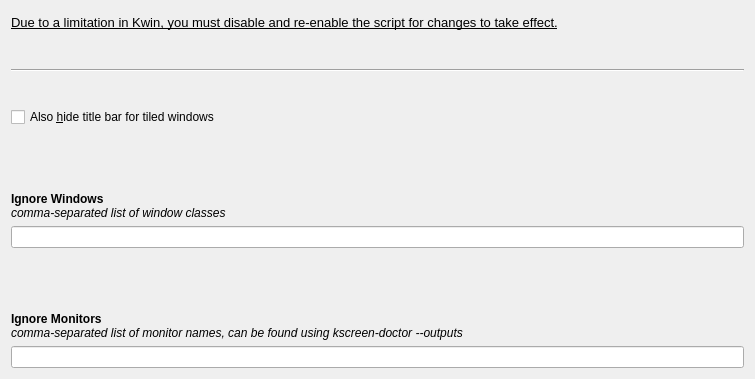
<?xml version="1.0" encoding="UTF-8"?>
<ui version="4.0">
 <class>Form</class>
 <widget class="QWidget" name="Form">
  <property name="geometry">
   <rect>
    <x>0</x>
    <y>0</y>
    <width>755</width>
    <height>379</height>
   </rect>
  </property>
  <property name="minimumSize">
   <size>
    <width>0</width>
    <height>142</height>
   </size>
  </property>
  <property name="windowTitle">
   <string>Form</string>
  </property>
  <layout class="QVBoxLayout" name="verticalLayout">
   <item>
    <widget class="QLabel" name="label_save_notice">
     <property name="font">
      <font>
       <pointsize>11</pointsize>
       <bold>true</bold>
      </font>
     </property>
     <property name="text">
      <string>&lt;html&gt;&lt;head/&gt;&lt;body&gt;&lt;p&gt;&lt;span style=&quot; font-size:10pt; font-weight:400; text-decoration: underline;&quot;&gt;Due to a limitation in Kwin, you must disable and re-enable the script for changes to take effect.&lt;/span&gt;&lt;/p&gt;&lt;/body&gt;&lt;/html&gt;</string>
     </property>
    </widget>
   </item>
   <item>
    <widget class="KSeparator" name="kseparator_6"/>
   </item>
   <item>
    <widget class="Line" name="line">
     <property name="orientation">
      <enum>Qt::Orientation::Horizontal</enum>
     </property>
    </widget>
   </item>
   <item>
    <widget class="KSeparator" name="kseparator_5"/>
   </item>
   <item>
    <widget class="QCheckBox" name="kcfg_shouldHideTiled">
     <property name="text">
      <string>Also &amp;hide title bar for tiled windows</string>
     </property>
    </widget>
   </item>
   <item>
    <widget class="KSeparator" name="kseparator_2"/>
   </item>
   <item>
    <widget class="KSeparator" name="kseparator_4"/>
   </item>
   <item>
    <widget class="QLabel" name="label_windowBlacklist">
     <property name="text">
      <string>&lt;html&gt;&lt;head/&gt;&lt;body&gt;&lt;p&gt;&lt;span style=&quot; font-weight:700;&quot;&gt;Ignore Windows&lt;/span&gt;&lt;br/&gt;&lt;span style=&quot; font-style:italic;&quot;&gt;comma-separated list of window classes&lt;/span&gt;&lt;/p&gt;&lt;/body&gt;&lt;/html&gt;</string>
     </property>
    </widget>
   </item>
   <item>
    <widget class="QLineEdit" name="kcfg_windowBlacklist"/>
   </item>
   <item>
    <widget class="KSeparator" name="kseparator"/>
   </item>
   <item>
    <widget class="KSeparator" name="kseparator_3"/>
   </item>
   <item>
    <widget class="QLabel" name="label_monitorBlacklist">
     <property name="text">
      <string>&lt;html&gt;&lt;head/&gt;&lt;body&gt;&lt;p&gt;&lt;span style=&quot; font-weight:700;&quot;&gt;Ignore Monitors&lt;/span&gt;&lt;br/&gt;&lt;span style=&quot; font-style:italic;&quot;&gt;comma-separated list of monitor names, can be found using kscreen-doctor --outputs&lt;/span&gt;&lt;/p&gt;&lt;/body&gt;&lt;/html&gt;</string>
     </property>
    </widget>
   </item>
   <item>
    <widget class="QLineEdit" name="kcfg_monitorBlacklist"/>
   </item>
  </layout>
 </widget>
 <customwidgets>
  <customwidget>
   <class>KSeparator</class>
   <extends>QFrame</extends>
   <header>kseparator.h</header>
  </customwidget>
 </customwidgets>
 <resources/>
 <connections/>
</ui>
